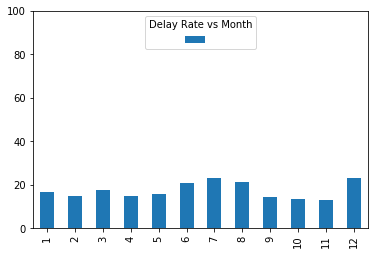

This figure's Python source:
# -*- coding: utf-8 -*-
"""
Created on Tue Nov 28 22:18:43 2017

@author: CC-arol
"""
import matplotlib.pyplot as plt
import matplotlib.mlab as mlab 
import pandas as pd
import numpy as np
l = []
for i in range(1,13):
    f_name = "2016_"
    f_name += str(i) + ".csv"
    l.append(pd.read_csv(f_name))
df = pd.concat(l, ignore_index=True)

#drop the not used column
df.drop('Unnamed: 22', axis=1, inplace=True)
df = df.dropna(subset=['DEP_TIME','DEP_DELAY','ARR_TIME','ARR_DELAY'])
# set the flight of early arrival to zero

mask = df['ARR_DELAY'] < 15
df.loc[mask, 'ARR_DELAY'] = 0
mask1 = df['ARR_DELAY'] > 14


grp = df.groupby('MONTH')

df_delay = df.loc[mask1]
grp_delay = df_delay.groupby('MONTH')
#airline and their flights

month_flight = grp.size()
month_delay = grp_delay.size()

#1.  calculate the average delay for each flight
delay_month = dict()
for i in month_flight.index:
    delay_month[i] = month_delay.loc[i] * 100.0 / month_flight.loc[i]

x = pd.Series(delay_month.values(),delay_month.keys())
    
frequency = []
for i in month_flight.index:
    for j in xrange(month_delay.loc[i]):
        frequency.append(i) 

ax1 = x.plot(kind = "bar")
ax1.set_ylim(0,100)
ax1.legend(" ",loc = 'upper center', title = "Delay Rate vs Month")
plt.show() 
